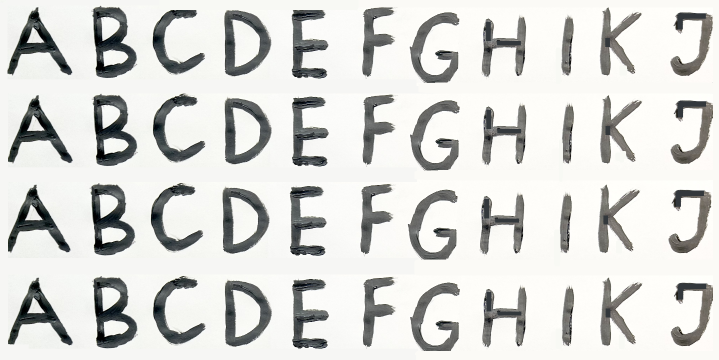
%> input picture lab4/train_data7.png, 1438 x 720 px (shown at 1/2 size)
$ octave lab4_IS.m   (GNU Octave 9; MATLAB toolbox functions it lacks are replaced by stand-ins)
%> lines starting %> are read from the running program, lines starting %| are printed output that depends on the picture; in (x1, y1, x2, y2) boxes, pixels count from 0 and x2, y2 are one past the last pixel; in counts of white or black regions, pixels touching at a corner belong together; the program's own positions count from 1
### lab4/pozymiai_raidems_atpazinti.m
function pozymiai = pozymiai_raidems_atpazinti(pavadinimas, pvz_eiluciu_sk)
%> called with pavadinimas = 'train_data7.png', pvz_eiluciu_sk = 4
%%  pozymiai = pozymiai_raidems_atpazinti(pavadinimas, pvz_eiluciu_sk)
% Features = pozymiai_raidems_atpazinti(image_file_name, Number_of_symbols_lines)
% taikymo pavyzdys:
% pozymiai = pozymiai_raidems_atpazinti('test_data.png', 8);
% example of function use:
% Feaures = pozymiai_raidems_atpazinti('test_data.png', 8);
%%
% Vaizdo su pavyzdþiais nuskaitymas | Read image with written symbols
V = imread(pavadinimas);
%> V is the input picture: size 720x1438x3 uint8; mean R, G, B 214.2, 214.6, 211.8
figure(12), imshow(V)
%% Raidþiø iðkirpimas ir sudëliojimas á kintamojo 'objektai' celes |
%% Perform segmentation of the symbols and write into cell variable
% RGB image is converted to grayscale
V_pustonis = rgb2gray(V);
% vaizdo keitimo dvejetainiu slenkstinës reikðmës paieðka
% a threshold value is calculated for binary image conversion
slenkstis = graythresh(V_pustonis);
%> slenkstis = 0.647
% pustonio vaizdo keitimas dvejetainiu
% a grayscale image is converte to binary image
V_dvejetainis = im2bw(V_pustonis,slenkstis);
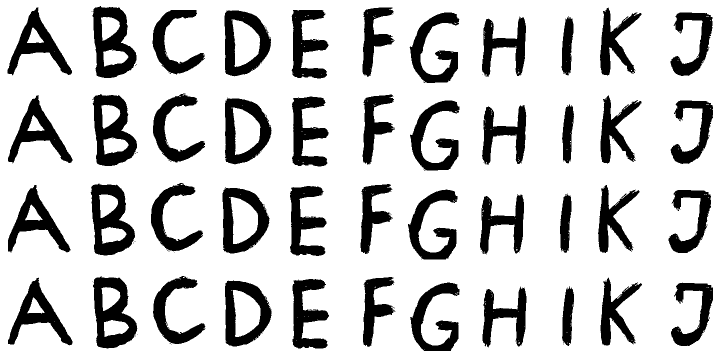
%> V_dvejetainis: size 720x1438 logical (shown at 1/2 size); 79.4% white; 88 black regions (44 under 20 px), largest, box (x1, y1, x2, y2) and area: (186, 552, 275, 697) 6871, (185, 12, 273, 156) 6862, (185, 188, 274, 332) 6862
% rezultato atvaizdavimas
% show the resulting image
figure(1), imshow(V_dvejetainis)
% vaizde esanèiø objektø kontûrø paieðka
% search for the contour of each object
V_konturais = edge(uint8(V_dvejetainis));
%> V_konturais: size 720x1438 logical; 3.6% white in thin lines or dots
% rezultato atvaizdavimas
% show the resulting image
figure(2),imshow(V_konturais)
% objektø kontûrø uþpildymas
% fill the contours
se = strel('square',7); % struktûrinis elementas uþpildymui
V_uzpildyti = imdilate(V_konturais, se);
%> V_uzpildyti: size 720x1438 logical; 20.9% white; 62 white regions, largest, box (x1, y1, x2, y2) and area: (816, 197, 923, 345) 5867, (812, 375, 919, 523) 5858, (816, 21, 922, 170) 5857
% rezultato atvaizdavimas
% show the result
figure(3),imshow(V_uzpildyti)
% tuðtumø objetø viduje uþpildymas
% fill the holes
V_vientisi= imfill(V_uzpildyti,'holes');
%> V_vientisi: size 720x1438 logical; 32.6% white; 44 white regions
% rezultato atvaizdavimas
% show the result
figure(4),imshow(V_vientisi)
% vientisø objektø dvejetainiame vaizde numeravimas
% set labels to binary image objects
[O_suzymeti Skaicius] = bwlabel(V_vientisi);
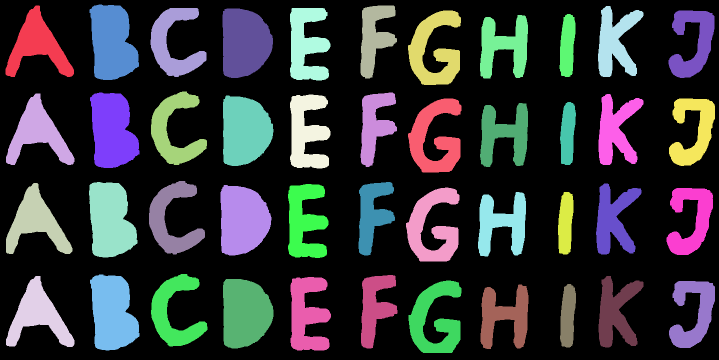
%> O_suzymeti: size 720x1438 double (shown at 1/2 size); 45 distinct labels, from 0 to 44; one colour per label, 0 black
%> Skaicius = 44
disp(Skaicius)
%| 44
% apskaièiuojami objektø dvejetainiame vaizde poþymiai
% calculate features for each symbol
O_pozymiai = regionprops(O_suzymeti);
%> O_pozymiai = 44 regions; largest, box (x1, y1, x2, y2), Area and Centroid: (441, 370, 543, 511) 11440 [486 440.7], (446, 191, 547, 332) 11428 [490.3 261.9], (446, 558, 547, 697) 11417 [490.8 626.6], (445, 17, 546, 156) 11412 [489.7 85.9], (180, 549, 279, 701) 11252 [225.7 626.8]
% nuskaitomos poþymiø - objektø ribø koordinaèiø - reikðmës
% find/read the bounding box of the symbol
O_ribos = [O_pozymiai.BoundingBox];
%> O_ribos = 176 values, max 1338.5 at index 169, min 9.5 at index 22, mean 303.8
% kadangi ribà nusako 4 koordinatës, pergrupuojame reikðmes
% change the sequence of values, describing the bounding box
O_ribos = reshape(O_ribos,[4 Skaicius]); % Skaicius - objektø skaièius
%> O_ribos = 44 columns, first 8: [11.5 12.5 12.5 12.5 178.5 179.5 180.5 180.5; 11.5 187.5 366.5 552.5 364.5 9.5 185.5 549.5; 137 137 133 137 97 99 99 99; 143 143 142 142 151 151 151 152]
% nuskaitomos poþymiø - objektø masës centro koordinaèiø - reikðmës
% reag the mass center coordinate
O_centras = [O_pozymiai.Centroid];
%> O_centras = 88 values, max 1387.3 at index 87, min 72.65 at index 5, mean 547.4
% kadangi centrà nusako 2 koordinatës, pergrupuojame reikðmes
% group center coordinate values
O_centras = reshape(O_centras,[2 Skaicius]);
%> O_centras = 44 columns, first 8: [75.51 76.34 72.65 76.65 221.3 224.7 225.4 225.7; 91.2 267 445.3 631.7 441.2 86.2 262.3 626.8]
O_centras = O_centras';
%> O_centras = 44 rows, first 12: [75.51 91.2; 76.34 267; 72.65 445.3; 76.65 631.7; 221.3 441.2; 224.7 86.2; 225.4 262.3; 225.7 626.8; 345.4 439; 348.3 86.63; 349.7 260.3; 349.9 624.7]
% pridedamas kiekvienam objektui vaize numeris (treèias stulpelis ðalia koordinaèiø)
% set the label/number for each object in the image
O_centras(:,3) = 1:Skaicius;
% surûðiojami objektai pagal x koordinatæ - stulpelá
% arrange objects according to the column number
O_centras = sortrows(O_centras,2);
%> O_centras = 44 rows, first 12: [749.4 74.12 22; 1231.9 84.96 38; 1386.4 85.13 42; 489.7 85.91 14; 224.7 86.2 6; 348.3 86.63 10; 614.2 89.51 18; 75.51 91.2 1; 1135.5 92.35 34; 1008.6 93.16 30; 870.2 100.6 26; 750 249.8 23]
% rûðiojama atsiþvelgiant á pavyzdþiø eiluèiø ir raidþiø skaièiø
% sort accordign to the number of rows and number of symbols in the row
raidziu_sk = Skaicius/pvz_eiluciu_sk;
%> raidziu_sk = 11
for k = 1:pvz_eiluciu_sk
    O_centras((k-1)*raidziu_sk+1:k*raidziu_sk,:) = ...
        sortrows(O_centras((k-1)*raidziu_sk+1:k*raidziu_sk,:),3);
end
%> after the loop, O_centras = 44 rows, first 12: [75.51 91.2 1; 224.7 86.2 6; 348.3 86.63 10; 489.7 85.91 14; 614.2 89.51 18; 749.4 74.12 22; 870.2 100.6 26; 1008.6 93.16 30; 1135.5 92.35 34; 1231.9 84.96 38; 1386.4 85.13 42; 76.34 267 2]
% ið dvejetainio vaizdo pagal objektø ribas iðkerpami vaizdo fragmentai
% cut the symbol from initial image according to the bounding box estimated in binary image
for k = 1:Skaicius
    objektai{k} = imcrop(V_dvejetainis,O_ribos(:,O_centras(k,3)));
end
%> this loop made 44 passes
%> after the loop, objektai = 44 items
% vieno ið vaizdo fragmentø atvaizdavimas
% show one of the symbol's image
figure(5),
for k = 1:Skaicius
   subplot(pvz_eiluciu_sk,raidziu_sk,k), imshow(objektai{k})
end
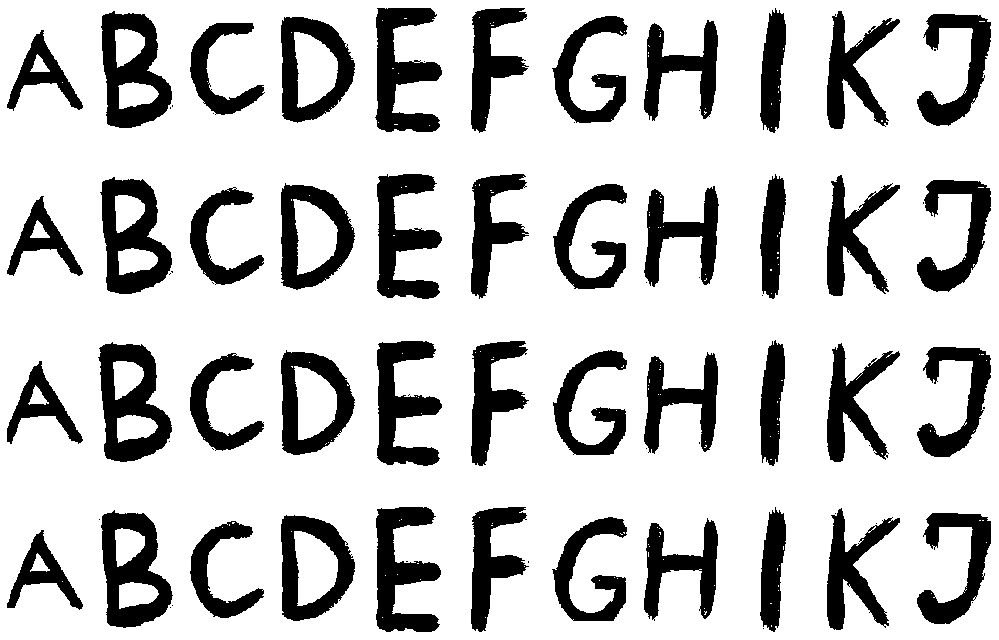
%> figure redrawn from the program's plot data, 44 panels
% vaizdo fragmentai apkerpami, panaikinant fonà ið kraðtø (pagal staèiakampá)
% image segments are cutt off
for k = 1:Skaicius % Skaicius = 88, jei yra 88 raidës
    V_fragmentas = objektai{k};
    % nustatomas kiekvieno vaizdo fragmento dydis
    % estimate the size of each segment
    [aukstis, plotis] = size(V_fragmentas);

    % 1. Baltø stulpeliø naikinimas
    % eliminate white spaces
    % apskaièiuokime kiekvieno stulpelio sumà
    stulpeliu_sumos = sum(V_fragmentas,1);
    % naikiname tuos stulpelius, kur suma lygi aukðèiui
    V_fragmentas(:,stulpeliu_sumos == aukstis) = [];
    % perskaièiuojamas objekto dydis
    [aukstis, plotis] = size(V_fragmentas);
    % 2. Baltø eiluèiø naikinimas
    % apskaièiuokime kiekvienos seilutës sumà
    eiluciu_sumos = sum(V_fragmentas,2);
    % naikiname tas eilutes, kur suma lygi ploèiui
    V_fragmentas(eiluciu_sumos == plotis,:) = [];
    objektai{k}=V_fragmentas;% áraðome vietoje neapkarpyto
end
%> this loop made 44 passes
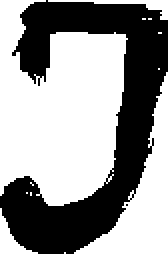
%> V_fragmentas: size 127x84 logical (shown 2 times larger); 59.2% white; 2 black regions (1 under 20 px), largest, box (x1, y1, x2, y2) and area: (0, 0, 84, 127) 4355
% vieno ið vaizdo fragmentø atvaizdavimas
% show the segment
figure(6),
for k = 1:Skaicius
   subplot(pvz_eiluciu_sk,raidziu_sk,k), imshow(objektai{k})
end
%> this loop made 44 passes
%> pass 1, in pozymiai_raidems_atpazinti, `imshow(objektai{k})`:
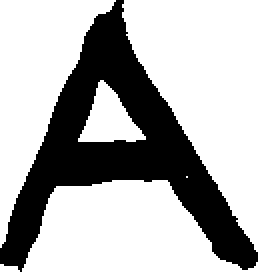
%> displayed picture: size 136x129 logical (shown 2 times larger); 69.3% white; 1 black region, box (x1, y1, x2, y2) and area: (0, 0, 129, 136) 5382
%%
%% Suvienodiname vaizdo fragmentø dydþius iki 70x50
%% Make all segments of the same size 70x50
for k=1:Skaicius
    V_fragmentas=objektai{k};
    V_fragmentas_7050=imresize(V_fragmentas,[70,50]);
    % padalinkime vaizdo fragmentà á 10x10 dydþio dalis
    % divide each image into 10x10 size segments
    for m=1:7
        for n=1:5
            % apskaièiuokime kiekvienos dalies vidutiná ðviesumà
            % calculate an average intensity for each 10x10 segment
            Vid_sviesumas_eilutese=sum(V_fragmentas_7050((m*10-9:m*10),(n*10-9:n*10)));
            Vid_sviesumas((m-1)*5+n)=sum(Vid_sviesumas_eilutese);
        end
    end
    % 10x10 dydþio dalyje maksimali ðviesumo galima reikðmë yra 100
    % normuokime ðviesumo reikðmes intervale [0, 1]
    % perform normalization
    Vid_sviesumas = ((100-Vid_sviesumas)/100);
    % rezultatà (poþmius) neuronø tinklui patogiau pateikti stulpeliu
    % transform features into column-vector
    Vid_sviesumas = Vid_sviesumas(:);
    % iðsaugome apskaièiuotus poþymius á bendrà kintamàjá
    % save all fratures into single variable
    pozymiai{k} = Vid_sviesumas;
end
%> after the loop, Vid_sviesumas = 35 values, max 1 at index 10, min 0 at index 8, mean 0.403; pozymiai = 44 items

### lab4/lab4_IS.m
%% raidþiø pavyzdþiø nuskaitymas ir poþymiø skaièiavimas
%% read the image with hand-written characters
pavadinimas = 'train_data7.png';
pozymiai_tinklo_mokymui = pozymiai_raidems_atpazinti(pavadinimas, 4);
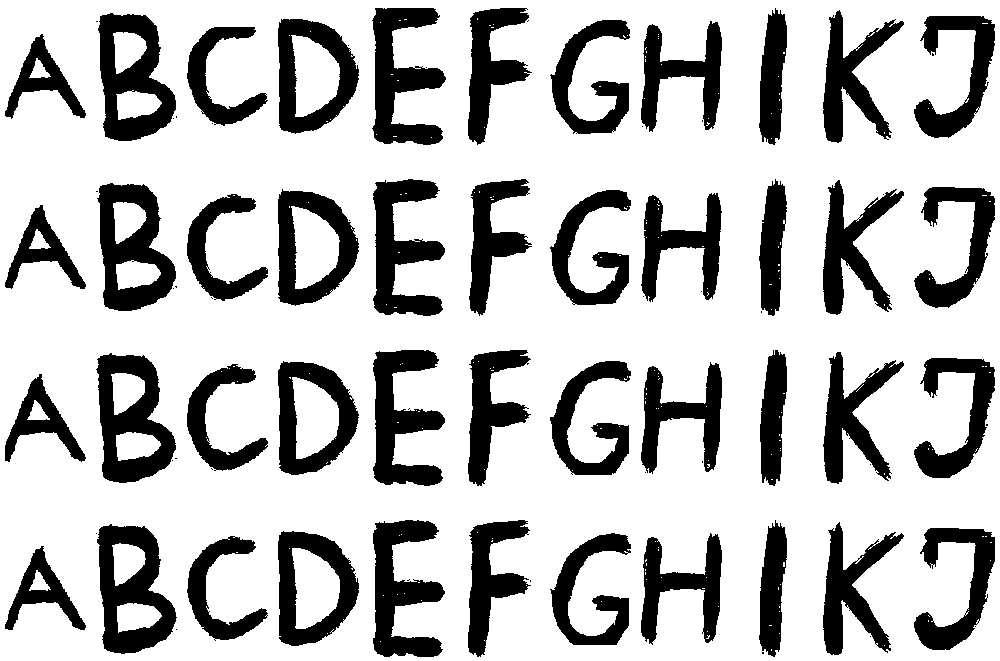
%> figure redrawn from the program's plot data, 44 panels
%> pozymiai_tinklo_mokymui = 44 items
%% Atpaþintuvo kûrimas
%% Development of character recognizer
% poþymiai ið celiø masyvo perkeliami á matricà
% take the features from cell-type variable and save into a matrix-type variable
P = cell2mat(pozymiai_tinklo_mokymui);
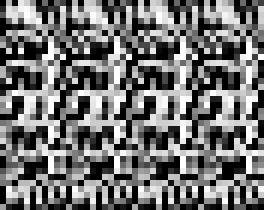
%> P: size 35x44 double (shown 6 times larger); min 0, max 1, mean 0.449
% sukuriama teisingø atsakymø matrica: 11 raidþiø, 8 eilutës mokymui
% create the matrices of correct answers for each line (number of matrices = number of symbol lines)
T = [eye(11), eye(11), eye(11), eye(11)];
% sukuriamas SBF tinklas duotiems P ir T sàryðiams
% create an RBF network for classification with 13 neurons, and sigma = 1
%> (the run ends here)
